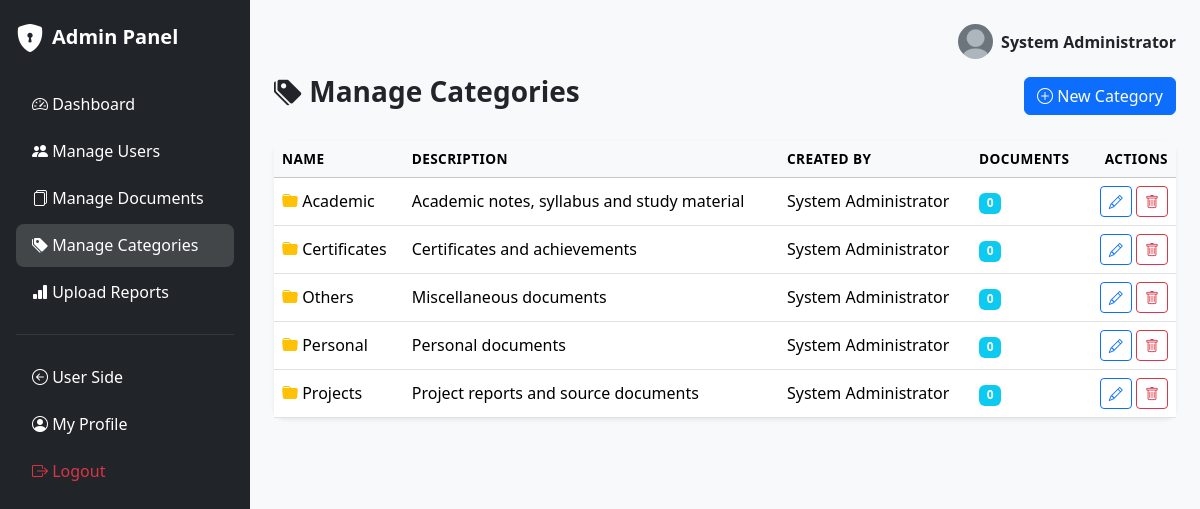
/admin/manage-categories.php (signed in), run on the app's committed database.
### tables this page shows
CREATE TABLE categories (
    category_id     INT AUTO_INCREMENT PRIMARY KEY,
    category_name   VARCHAR(100) NOT NULL UNIQUE,
    description     VARCHAR(255) DEFAULT NULL,
    created_by      INT          NOT NULL,
    created_at      TIMESTAMP    NOT NULL DEFAULT CURRENT_TIMESTAMP,
    CONSTRAINT fk_category_creator FOREIGN KEY (created_by)
        REFERENCES users(user_id) ON DELETE CASCADE
);

CREATE TABLE users (
    user_id         INT AUTO_INCREMENT PRIMARY KEY,
    full_name       VARCHAR(100)        NOT NULL,
    email           VARCHAR(150)        NOT NULL UNIQUE,
    username        VARCHAR(50)         NOT NULL UNIQUE,
    password        VARCHAR(255)        NOT NULL,
    role            ENUM('admin','user') NOT NULL DEFAULT 'user',
    profile_picture VARCHAR(255)        DEFAULT 'assets/images/default-avatar.png',
    phone           VARCHAR(20)         DEFAULT NULL,
    status          ENUM('active','blocked') NOT NULL DEFAULT 'active',
    reset_token     VARCHAR(255)        DEFAULT NULL,
    reset_expiry    DATETIME            DEFAULT NULL,
    created_at      TIMESTAMP           NOT NULL DEFAULT CURRENT_TIMESTAMP,
    updated_at      TIMESTAMP           NOT NULL DEFAULT CURRENT_TIMESTAMP ON UPDATE CURRENT_TIMESTAMP
);

### includes/functions.php (called while the page is built, shortened)
<?php
function sanitize($data)
{
    return htmlspecialchars(trim($data), ENT_QUOTES, 'UTF-8');
}
?>

### admin/manage-categories.php (the view, shortened to what this page needs)
<?php
require_once '../config/database.php';
require_once '../includes/functions.php';
$categories = $conn->query("SELECT c.category_id, c.category_name, c.description, c.created_by, c.created_at,
                                    u.full_name AS creator, COUNT(d.document_id) AS doc_count
                             FROM categories c
                             LEFT JOIN users u ON c.created_by = u.user_id
                             LEFT JOIN documents d ON c.category_id = d.category_id AND d.status='active'
                             GROUP BY c.category_id, c.category_name, c.description, c.created_by, c.created_at, u.full_name
                             ORDER BY c.category_name ASC");
require_once 'includes/admin-header.php';
?>
<div class="d-flex justify-content-between align-items-center mb-4">
    <h3 class="fw-bold"><i class="bi bi-tags-fill"></i> Manage Categories</h3>
    <button class="btn btn-primary" data-bs-toggle="modal" data-bs-target="#addCatModal"><i class="bi bi-plus-circle"></i> New Category</button>
</div>
<div class="card border-0 shadow-sm">
    <div class="card-body p-0">
        <div class="table-responsive">
            <table class="table table-hover align-middle mb-0">
                <thead class="table-light"><tr><th>Name</th><th>Description</th><th>Created By</th><th>Documents</th><th class="text-end">Actions</th></tr></thead>
                <tbody>
                <?php if ($categories->num_rows > 0): while ($cat = $categories->fetch_assoc()): ?>
                    <tr>
                        <td><i class="bi bi-folder-fill text-warning"></i> <?php echo sanitize($cat['category_name']); ?></td>
                        <td><?php echo sanitize($cat['description'] ?: '-'); ?></td>
                        <td><?php echo sanitize($cat['creator'] ?? 'System'); ?></td>
                        <td><span class="badge bg-info"><?php echo $cat['doc_count']; ?></span></td>
                        <td class="text-end">
                            <button class="btn btn-sm btn-outline-primary" data-bs-toggle="modal" data-bs-target="#editCat<?php echo $cat['category_id']; ?>"><i class="bi bi-pencil"></i></button>
                            <a href="manage-categories.php?delete=<?php echo $cat['category_id']; ?>" class="btn btn-sm btn-outline-danger"
                               onclick="return confirm('Delete this category?');"><i class="bi bi-trash"></i></a>
                        </td>
                    </tr>
                <?php endwhile; else: ?>
                    <tr><td colspan="5" class="text-center text-muted py-4">No categories yet.</td></tr>
                <?php endif; ?>
                </tbody>
            </table>
        </div>
    </div>
</div>
<?php require_once 'includes/admin-footer.php'; ?>

### admin/includes/admin-header.php (shortened to what this page needs)
<!DOCTYPE html>
<html lang="en">
<head>
    <link href="https://cdnjs.cloudflare.com/ajax/libs/bootstrap/5.3.3/css/bootstrap.min.css" rel="stylesheet">
    <link rel="stylesheet" href="https://cdnjs.cloudflare.com/ajax/libs/bootstrap-icons/1.11.3/font/bootstrap-icons.min.css">
    <link href="<?php echo BASE_URL; ?>assets/css/style.css" rel="stylesheet">
</head>
<body>
<div class="d-flex">
    <nav class="admin-sidebar bg-dark text-white p-3 vh-100 position-sticky top-0">
        <a href="<?php echo BASE_URL; ?>admin/index.php" class="d-flex align-items-center mb-4 text-white text-decoration-none">
            <i class="bi bi-shield-lock-fill fs-3 me-2"></i>
            <span class="fs-5 fw-bold">Admin Panel</span>
        </a>
        <ul class="nav nav-pills flex-column gap-1">
            <li class="nav-item"><a href="<?php echo BASE_URL; ?>admin/index.php" class="nav-link text-white <?php echo basename($_SERVER['PHP_SELF'])=='index.php'?'active':''; ?>"><i class="bi bi-speedometer2"></i> Dashboard</a></li>
            <li class="nav-item"><a href="<?php echo BASE_URL; ?>admin/manage-users.php" class="nav-link text-white <?php echo basename($_SERVER['PHP_SELF'])=='manage-users.php'?'active':''; ?>"><i class="bi bi-people-fill"></i> Manage Users</a></li>
            <li class="nav-item"><a href="<?php echo BASE_URL; ?>admin/manage-documents.php" class="nav-link text-white <?php echo basename($_SERVER['PHP_SELF'])=='manage-documents.php'?'active':''; ?>"><i class="bi bi-files"></i> Manage Documents</a></li>
            <li class="nav-item"><a href="<?php echo BASE_URL; ?>admin/manage-categories.php" class="nav-link text-white <?php echo basename($_SERVER['PHP_SELF'])=='manage-categories.php'?'active':''; ?>"><i class="bi bi-tags-fill"></i> Manage Categories</a></li>
            <li class="nav-item"><a href="<?php echo BASE_URL; ?>admin/reports.php" class="nav-link text-white <?php echo basename($_SERVER['PHP_SELF'])=='reports.php'?'active':''; ?>"><i class="bi bi-bar-chart-fill"></i> Upload Reports</a></li>
            <li class="nav-item"><hr class="text-secondary"></li>
            <li class="nav-item"><a href="<?php echo BASE_URL; ?>dashboard.php" class="nav-link text-white"><i class="bi bi-arrow-left-circle"></i> User Side</a></li>
            <li class="nav-item"><a href="<?php echo BASE_URL; ?>profile.php" class="nav-link text-white"><i class="bi bi-person-circle"></i> My Profile</a></li>
            <li class="nav-item"><a href="<?php echo BASE_URL; ?>logout.php" class="nav-link text-danger"><i class="bi bi-box-arrow-right"></i> Logout</a></li>
        </ul>
    </nav>
    <main class="flex-grow-1 p-4 bg-light" style="min-height:100vh;">
        <div class="d-flex justify-content-between align-items-center mb-3">
            <div class="d-flex align-items-center">
                <img src="<?php echo BASE_URL . ($_SESSION['profile_picture'] ?? 'assets/images/default-avatar.png'); ?>" class="rounded-circle me-2" width="35" height="35" style="object-fit:cover;">
                <span class="fw-semibold"><?php echo sanitize($_SESSION['full_name'] ?? 'Admin'); ?></span>
            </div>
        </div>

### admin/includes/admin-footer.php (shortened to what this page needs)
    </main>
</div>
</body>
</html>

### assets/css/style.css (style rules this page uses)
body { background-color: #f4f6f9; font-family: 'Segoe UI', Roboto, Arial, sans-serif; }
.card { border-radius: 12px; }
.admin-sidebar { width: 250px; min-width: 250px; }
.admin-sidebar .nav-link { border-radius: 8px; padding: 0.6rem 1rem; }
.admin-sidebar .nav-link:hover, .admin-sidebar .nav-link.active { background-color: rgba(255,255,255,0.15); }
.table thead th { font-weight: 600; font-size: 0.85rem; text-transform: uppercase; letter-spacing: 0.03em; }

### data on the page
categories: category_name "Academic", description "Academic notes, syllabus and study material", created_by.full_name "System Administrator", doc_count "0"
categories: category_name "Certificates", description "Certificates and achievements", created_by.full_name "System Administrator", doc_count "0"
categories: category_name "Others", description "Miscellaneous documents", created_by.full_name "System Administrator", doc_count "0"
categories: category_name "Personal", description "Personal documents", created_by.full_name "System Administrator", doc_count "0"
categories: category_name "Projects", description "Project reports and source documents", created_by.full_name "System Administrator", doc_count "0"

### other printed values
$_SESSION['full_name'] "System Administrator"
